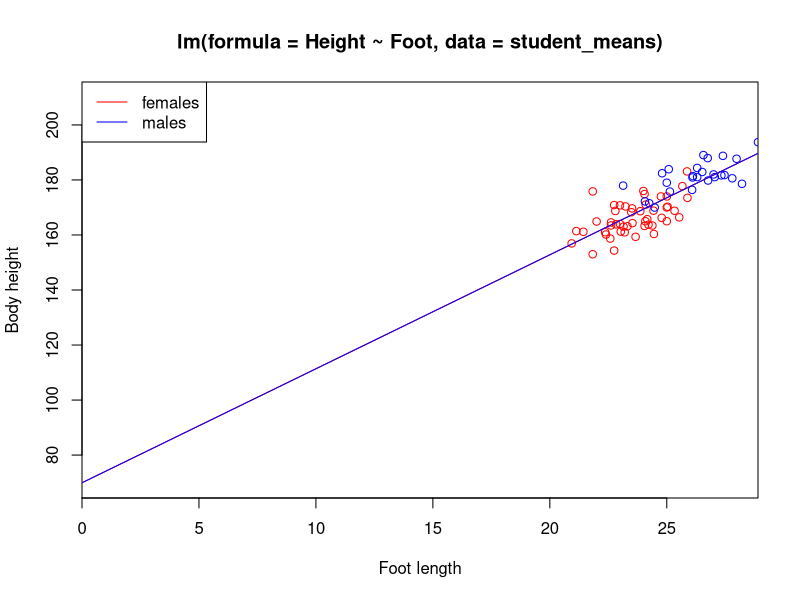
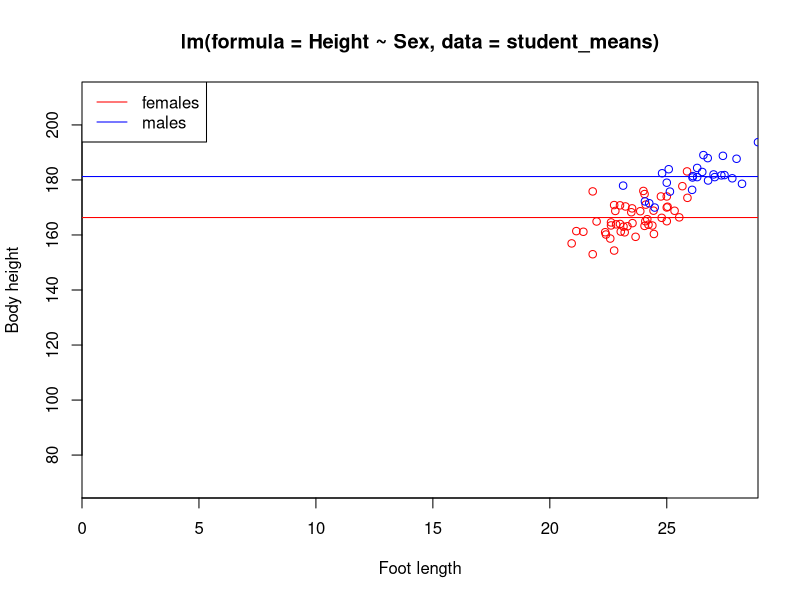
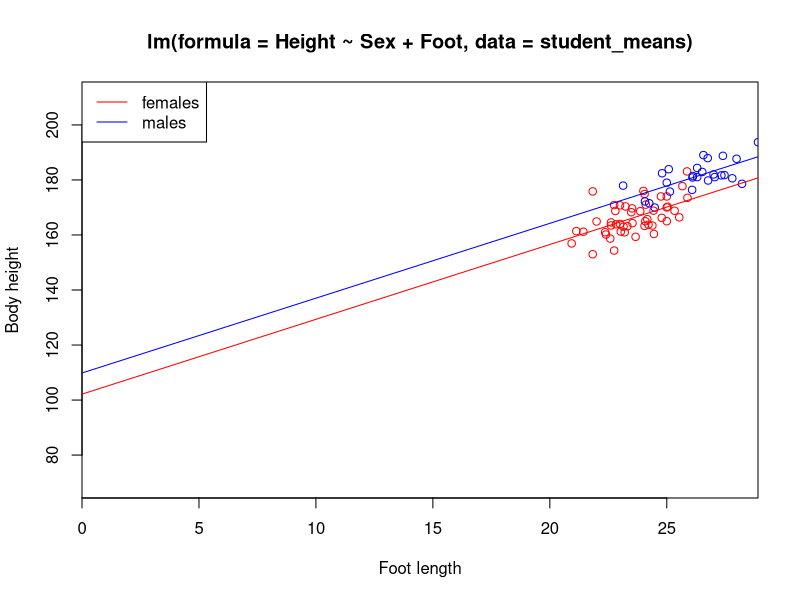
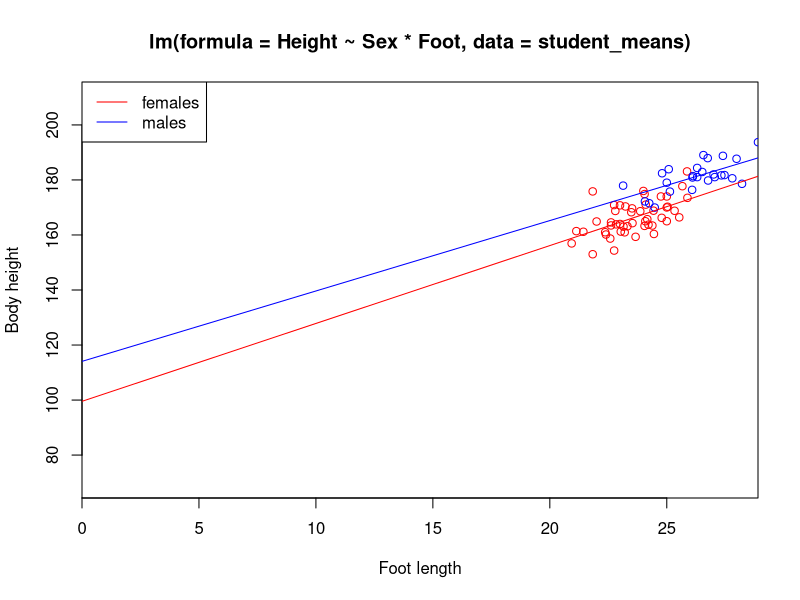
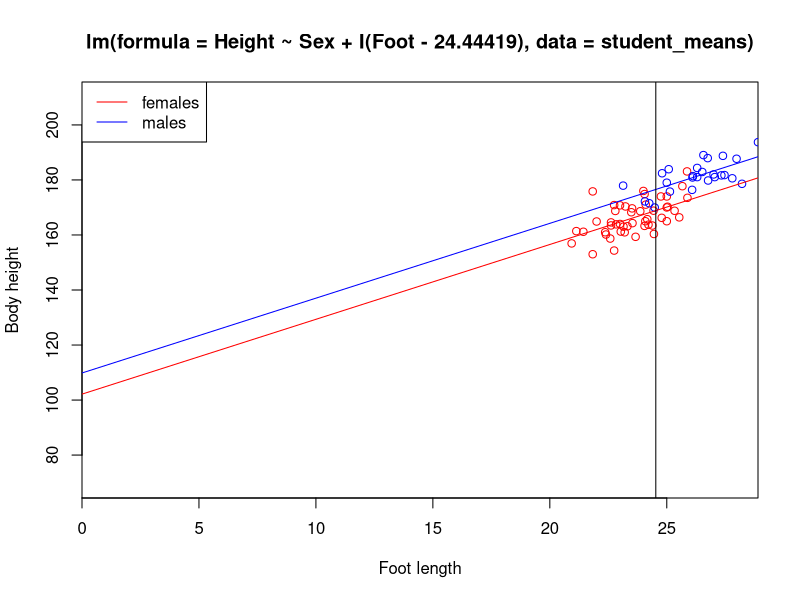

Source code (R) for these figures, in order:
## ---- chunk 1
#| include: FALSE

#knitr::opts_chunk$set(echo = TRUE)
student_means = read.csv("student_means.csv")
## ---- chunk 2

# Making a function for plotting
plot_prediction = function(fit, x = c(0,max(student_means$Foot)), Xlab = "Foot length", Ylab = "Body height"){
  D = expand.grid(Sex = c("female", "male"), Foot = x)
  D$Y_hat = predict(fit, D)
  plot(D$Foot, D$Y_hat, type="n", xlab=Xlab, ylab=Ylab, xaxs="i", ylim=c(70,210))
  Col = c("red", "blue")[(student_means$Sex=="male")+1]
  points(student_means$Foot, student_means$Height, col=Col)
  with(D[D$Sex=="female", ], lines(Foot, Y_hat, col="red"))
  with(D[D$Sex=="male", ], lines(Foot, Y_hat, col="blue"))
  legend("topleft", c("females", "males"), lty=1, col=c("red","blue"))
  title(deparse(fit$call))
}
## ---- chunk 3
# A.
(fit_Foot = lm(Height ~ Foot, data = student_means))
plot_prediction(fit_Foot)
    
# B.
(fit_Sex = lm(Height ~ Sex, data = student_means))
plot_prediction(fit_Sex)
    
# C.
(fit_Sex_Foot = lm(Height ~ Sex + Foot, data = student_means))
plot_prediction(fit_Sex_Foot)

# D.
(fit_Sex_Foot_int = lm(Height ~ Sex*Foot, data = student_means))
plot_prediction(fit_Sex_Foot_int)  
  
# E.
(fit_Sex_FootCentered = lm(Height ~ Sex + I(Foot - mean(Foot)), data = student_means))
(fit_Sex_FootCentered = lm(Height ~ Sex + I(Foot - 24.44419), data = student_means))
plot_prediction(fit_Sex_FootCentered)
abline(v=mean(student_means$Foot))
## ---- chunk 4
# A.
fit = fit_Foot
cbind(coef(fit), confint(fit))
    
# B.
fit = fit_Sex
cbind(coef(fit), confint(fit))
    
# C.
fit = fit_Sex_Foot
cbind(coef(fit), confint(fit))

# D.
fit = fit_Sex_Foot_int
cbind(coef(fit), confint(fit))
  
# E.
fit = fit_Sex_FootCentered
cbind(coef(fit), confint(fit))
